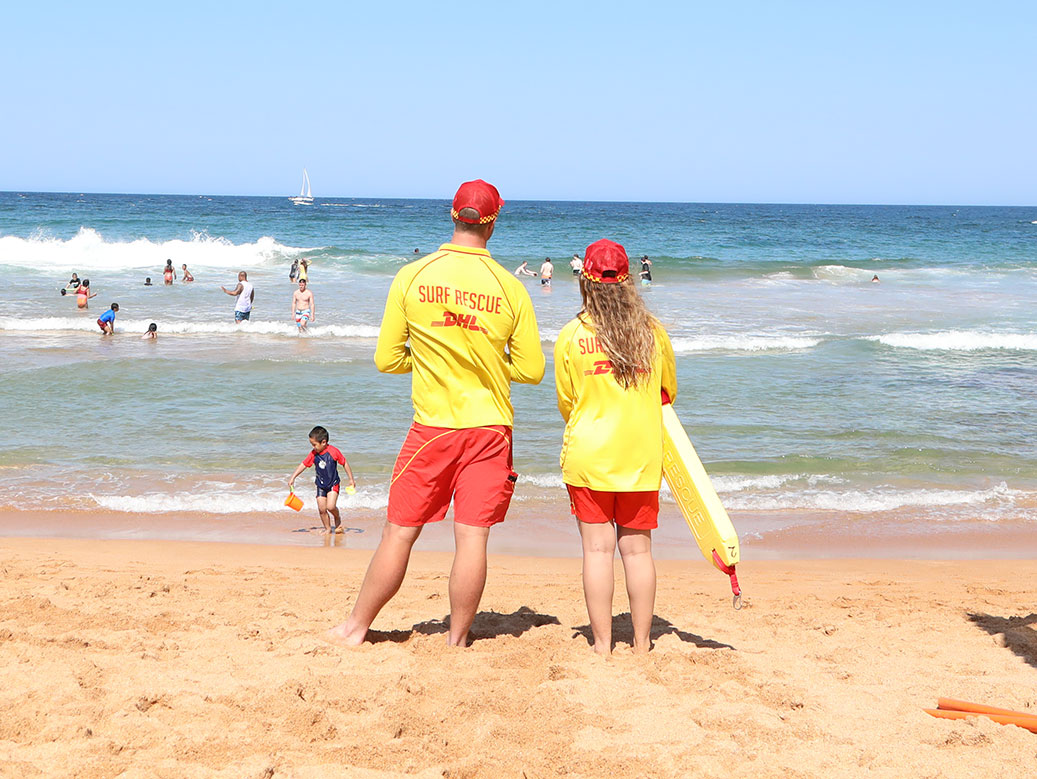
#> input picture Images/Beach.jpg, 1037 x 779 px, found by its file name
$ python translations.py
#> lines starting #> are read from the running program, lines starting #| are printed output that depends on the picture
#> in main, beach is the input picture: shape (779, 1037, 3); mean B, G, R 188.1, 197.3, 203.1
import cv2 as cv
import numpy as np

def rotate(img: cv.Mat, angle: float) -> cv.Mat:
    """
    Rotates an image about it's centre without scalling.
    Returns the rotated image.
    """
#> called with angle = 90
    rows, cols = img.shape[:2]
#> rows = 779; cols = 1037
    img_centre = (rows-1) // 2, (cols-1) // 2
#> img_centre = (389, 518)

    rotM = cv.getRotationMatrix2D(img_centre, angle, 1)
    return cv.warpAffine(img, rotM, (cols,rows))
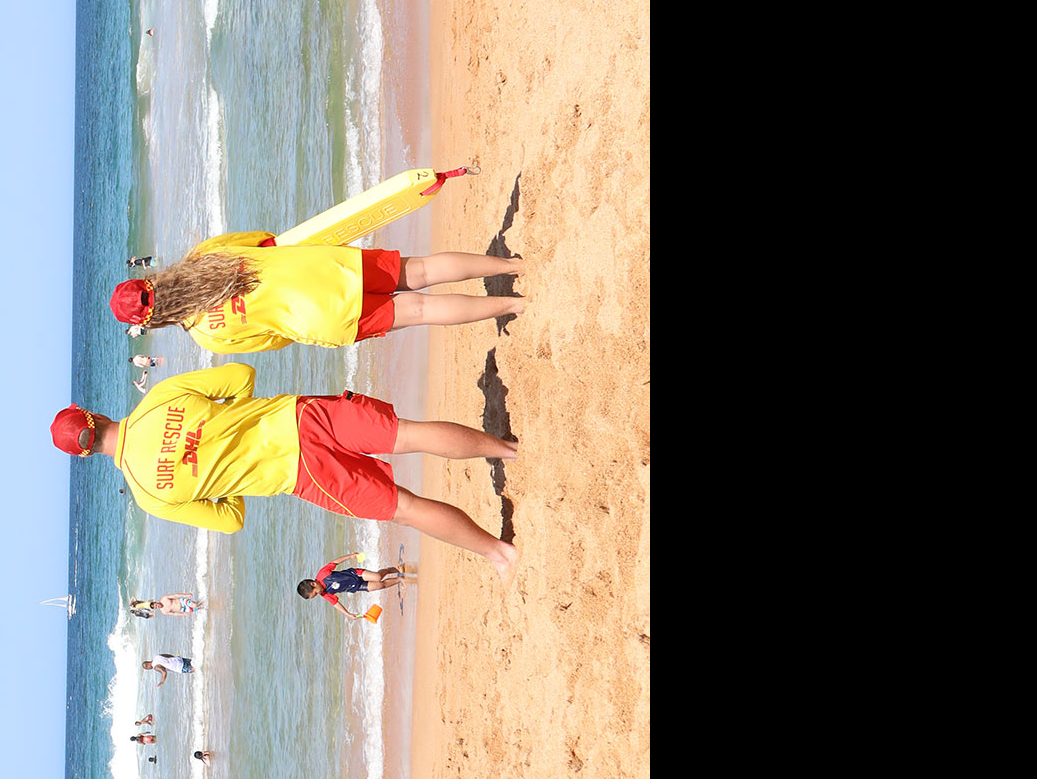
#> returned value: shape (779, 1037, 3); mean of channels 0, 1, 2 107.4, 120.3, 130.4; drawn as B, G, R

def translate(img: cv.Mat, shift: tuple[int, int]) -> cv.Mat:
    """
    Translates an image right by `x` and down by `y` for shift `(x, y)`.
    Returns the translated image
    """
#> called with shift = (150, 20)
    rows, cols = img.shape[:2]
#> rows = 779; cols = 1037
    x, y = shift

    # Create translation matrix
    trans_matrix = np.float32([ [1, 0, x],
                                [0, 1, y]])
    return cv. warpAffine(img, trans_matrix, (cols, rows))      # warpAffine has cols, rows reversed
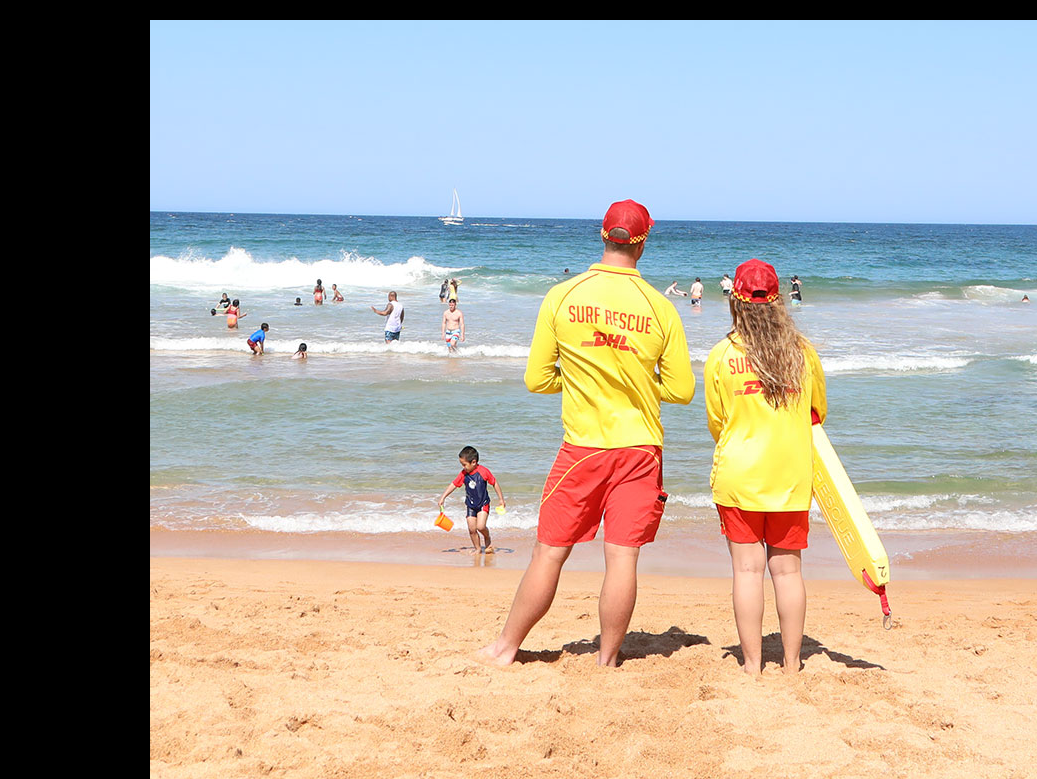
#> returned value: shape (779, 1037, 3); mean of channels 0, 1, 2 156.1, 164.3, 169.4; drawn as B, G, R

def main() -> None:
    beach = cv.imread("..\Images\Beach.jpg")

    rot_beach = rotate(beach, 90)
    trans_beach = translate(beach, (150, 20))

    cv.imshow("Beach", rot_beach)
    cv.imshow("translated", trans_beach)
    cv.waitKey(0)

if __name__ == "__main__":
    main()

$ run again, with Images/Me.jpg copied over Images/Beach.jpg
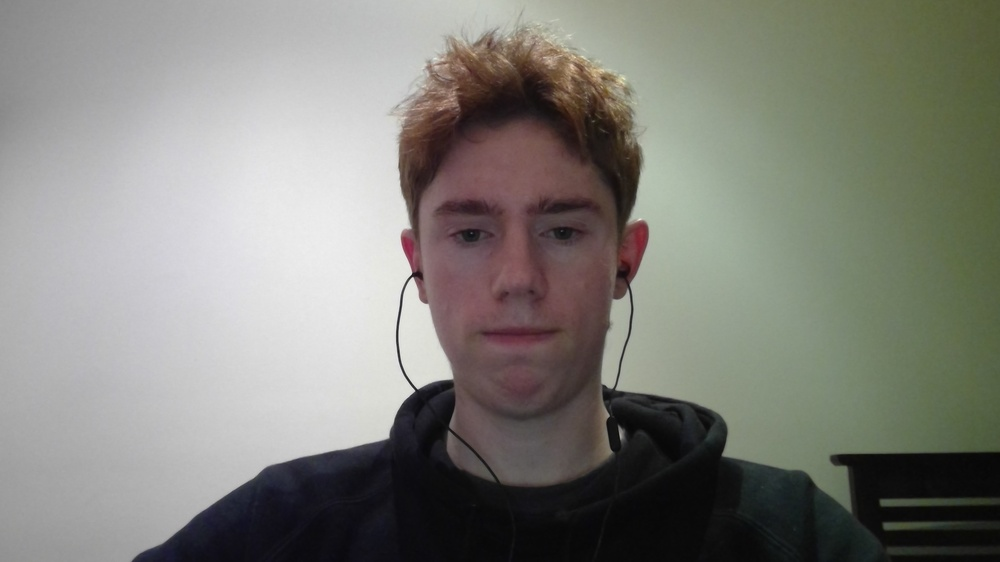
#> input picture Images/Me.jpg, 1000 x 562 px, shrunk from 2560 x 1440 before the run, found by its file name
#> in main, beach is the input picture: shape (562, 1000, 3); mean B, G, R 123.1, 130.1, 130.2
#> in rotate, `return cv.warpAffine(img, rotM, (cols,rows))`:
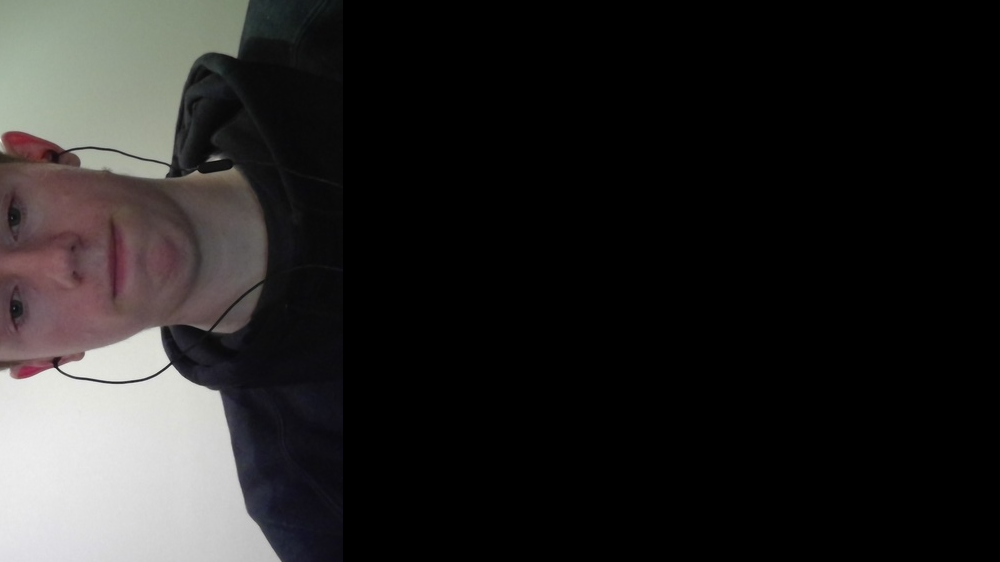
#> returned value: shape (562, 1000, 3); mean of channels 0, 1, 2 35.8, 36.5, 37.8; drawn as B, G, R
#> in translate, `return cv. warpAffine(img, trans_matrix, (cols, rows))`:
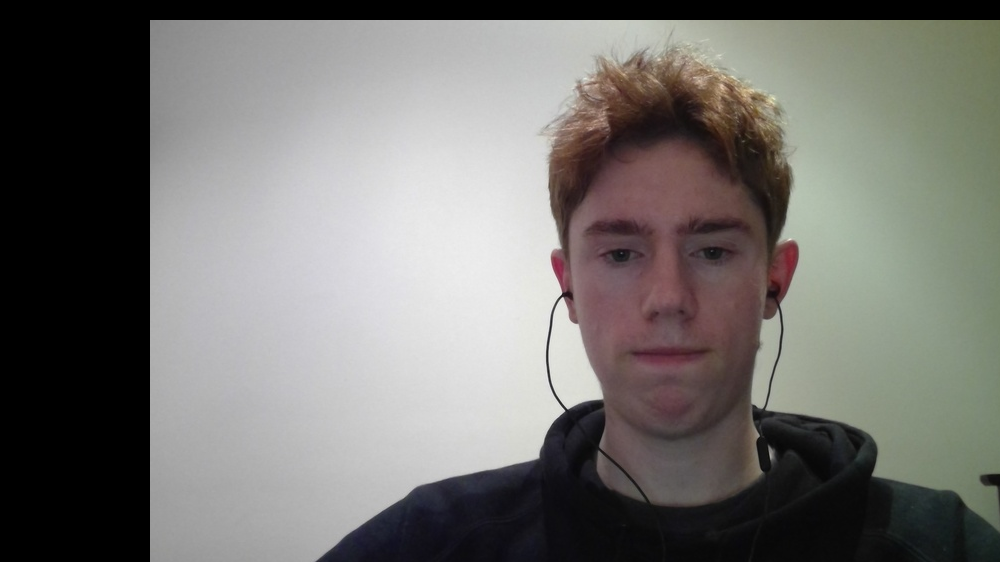
#> returned value: shape (562, 1000, 3); mean of channels 0, 1, 2 111.6, 115.1, 116.6; drawn as B, G, R
